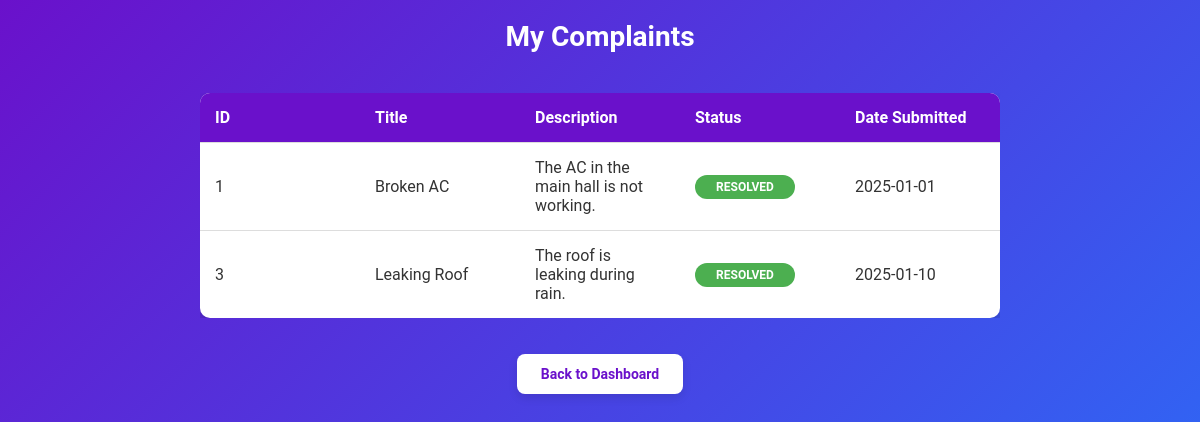
The app's page /user/view_complaints.php (signed in) with its own data.
### tables this page shows
CREATE TABLE `Complaint` (
  `complaintId` int NOT NULL,
  `userId` int NOT NULL,
  `title` varchar(100) NOT NULL,
  `description` text NOT NULL,
  `status` varchar(20) NOT NULL DEFAULT 'Pending',
  `dateSubmitted` date NOT NULL,
  `resolvedDate` date DEFAULT NULL
);

### user/view_complaints.php (the view, shortened to what this page needs)
<?php
include('../config/database.php');
$userId = $_SESSION['userId'];
$query = "SELECT complaintId, title, description, status, dateSubmitted FROM Complaint WHERE userId = ?";
$stmt = $conn->prepare($query);
$stmt->bind_param('i', $userId);
$stmt->execute();
$result = $stmt->get_result();
?>
<!DOCTYPE html>
<html lang="en">
<head>
    <link rel="stylesheet" href="../assets/styles/user/view_complaints.css">
</head>
<body>
    <h1>My Complaints</h1>
    <div class="table-container">
        <?php if ($result->num_rows > 0): ?>
            <table>
                <thead>
                    <tr>
                        <th>ID</th>
                        <th>Title</th>
                        <th>Description</th>
                        <th>Status</th>
                        <th>Date Submitted</th>
                    </tr>
                </thead>
                <tbody>
                    <?php while ($row = $result->fetch_assoc()): ?>
                        <tr>
                            <td><?= htmlspecialchars($row['complaintId']) ?></td>
                            <td><?= htmlspecialchars($row['title']) ?></td>
                            <td><?= htmlspecialchars($row['description']) ?></td>
                            <td>
                                <span class="badge <?= strtolower($row['status']) ?>">
                                    <?= htmlspecialchars($row['status']) ?>
                                </span>
                            </td>
                            <td><?= htmlspecialchars($row['dateSubmitted']) ?></td>
                        </tr>
                    <?php endwhile; ?>
                </tbody>
            </table>
        <?php else: ?>
            <p>You have not submitted any complaints yet.</p>
        <?php endif; ?>
    </div>
    <p><a href="dashboard.php" aria-label="Back to Dashboard">Back to Dashboard</a></p>
</body>
</html>

### assets/styles/user/view_complaints.css (style rules this page uses)
body { font-family: 'Roboto', Arial, sans-serif; background: linear-gradient(135deg, #6a11cb, #2575fc); margin: 0; padding: 0; display: flex; flex-direction: column; align-items: center; min-height: 100vh; color: #fff; }
h1 { margin: 20px 0; text-align: center; font-size: 28px; }
p { text-align: center; font-size: 16px; }
.table-container { width: 90%; max-width: 800px; overflow-x: auto; margin-top: 20px; }
.table-container tbody { display: block; max-height: 300px; overflow-y: auto; }
.table-container thead, .table-container tbody tr { display: table; width: 100%; table-layout: fixed; }
table { width: 100%; border-collapse: collapse; background: #fff; color: #333; border-radius: 10px; overflow: hidden; box-shadow: 0 8px 15px rgba(0, 0, 0, 0.2); }
th, td { padding: 15px; text-align: left; border-bottom: 1px solid #ddd; }
th { background: #6a11cb; color: #fff; font-weight: bold; }
tr:last-child td { border-bottom: none; }
.badge { display: inline-block; padding: 5px 10px; border-radius: 12px; font-size: 12px; font-weight: bold; text-align: center; text-transform: uppercase; min-width: 80px; }
.badge.resolved { background-color: #4caf50; color: #fff; }
a { color: #6a11cb; text-decoration: none; margin-top: 20px; display: inline-block; padding: 12px 24px; background: #fff; border-radius: 8px; font-size: 14px; font-weight: bold; transition: all 0.3s ease-in-out; box-shadow: 0 4px 10px rgba(0, 0, 0, 0.1); }

### records on screen
complaint: complaintId "1", title "Broken AC", description "The AC in the main hall is not working.", status "RESOLVED", dateSubmitted "2025-01-01"
complaint: complaintId "3", title "Leaking Roof", description "The roof is leaking during rain.", status "RESOLVED", dateSubmitted "2025-01-10"
